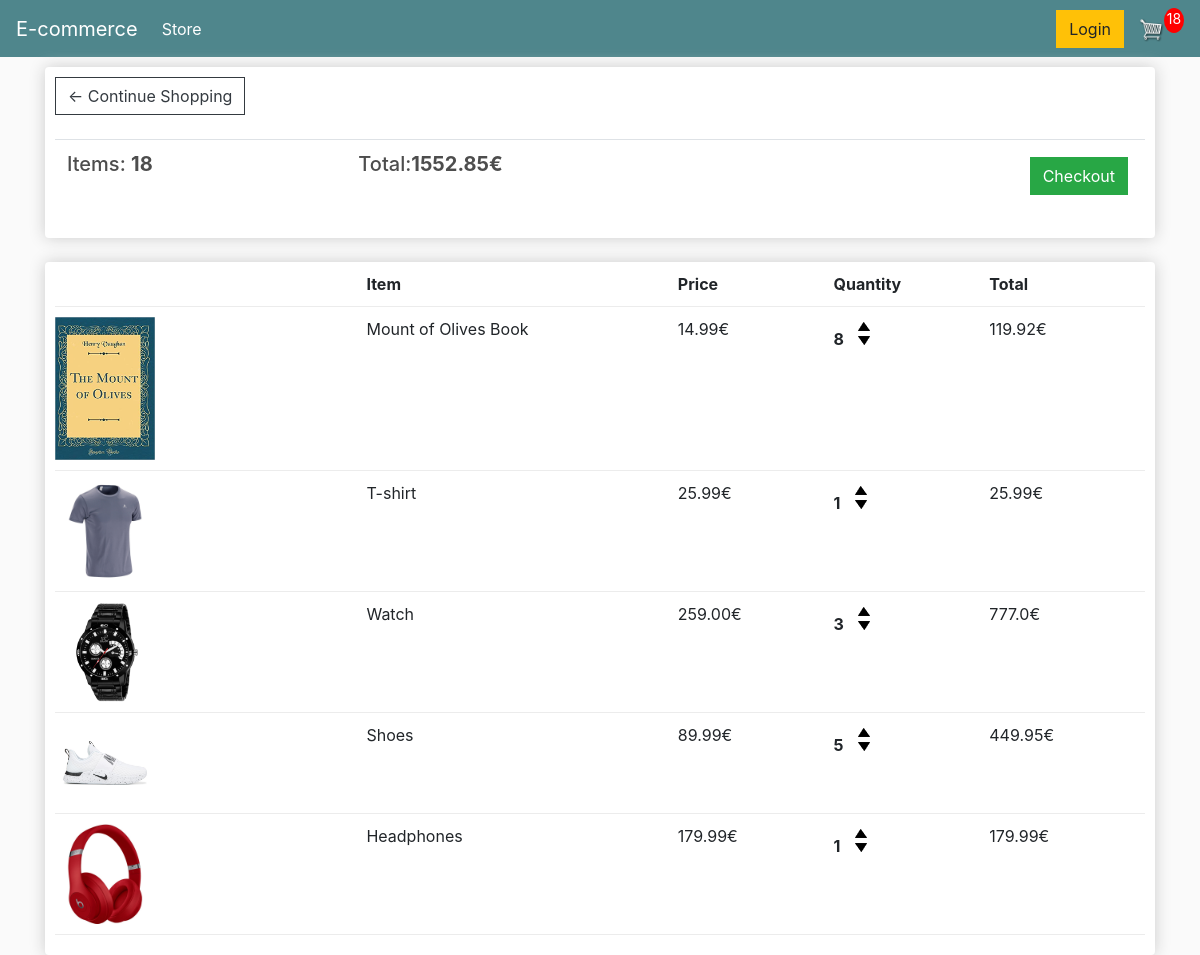
The app's page /cart/ (signed in), older data.
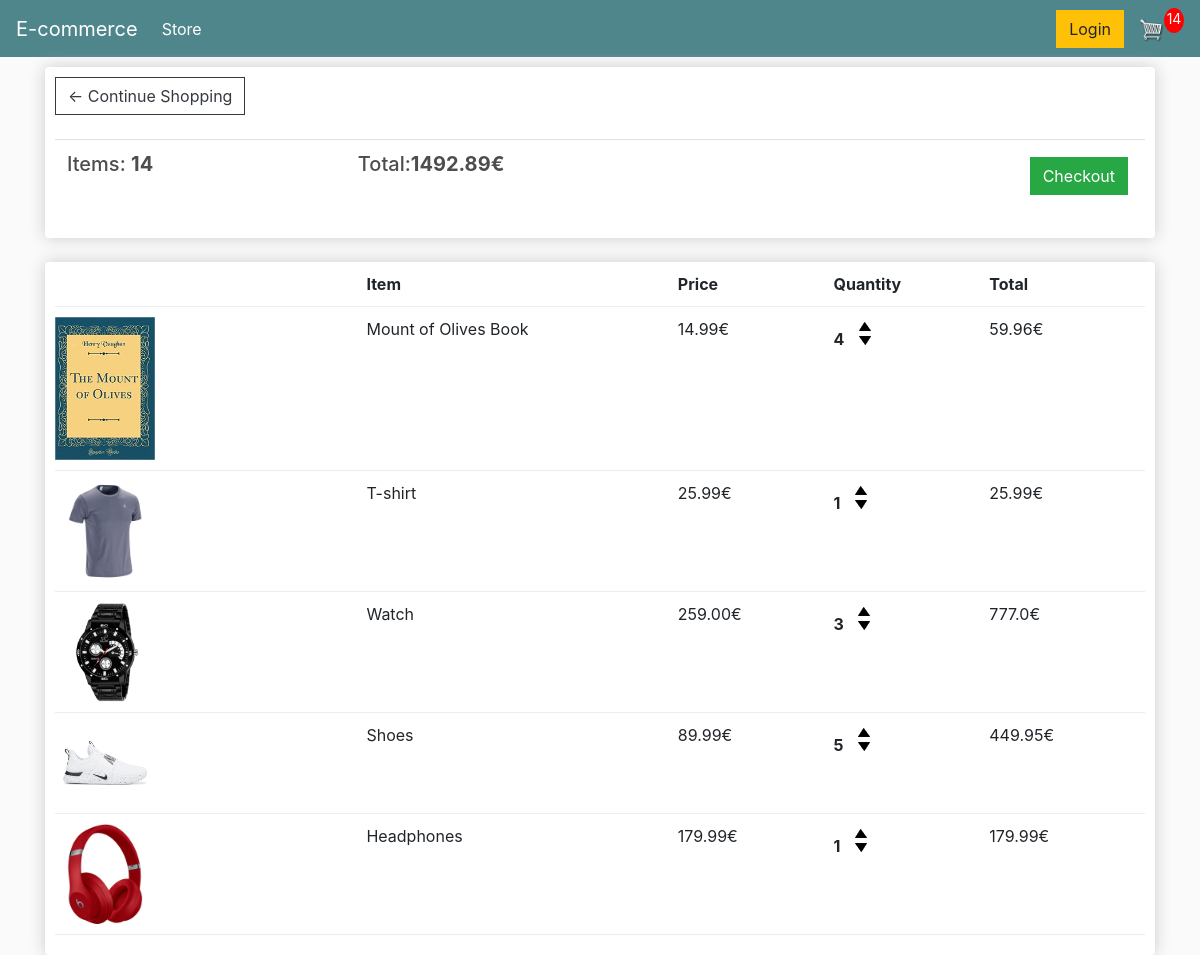
The same page, newer data.
### store/models.py (models this page shows, shortened)
class Order(models.Model):
    customer = models.ForeignKey(Customer, on_delete= models.SET_NULL, blank=True, null=True)
    date_ordered = models.DateField(auto_now_add=True)
    complete = models.BooleanField(default=False, null=True, blank=False)
    transaction_id = models.CharField(max_length=200, null=True)
    @property
    def get_cart_total(self):
        orderitems = self.orderitem_set.all()
        total = sum([item.get_total for item in orderitems])
        return total
    @property
    def get_cart_items(self):
        orderitems = self.orderitem_set.all()
        total = sum([item.quantity for item in orderitems])
        return total

class OrderItem(models.Model):
    product = models.ForeignKey(Product, on_delete= models.SET_NULL, blank=True, null=True)
    order = models.ForeignKey(Order, on_delete= models.SET_NULL, blank=True, null=True)
    quantity = models.IntegerField(default=0, null=True, blank=True)
    date_added = models.DateField(auto_now_add=True)
    @property
    def get_total(self):
        total = self.product.price * self.quantity
        return total

class Product(models.Model):
    name = models.CharField(max_length=200, null=True)
    price = models.FloatField()
    digital = models.BooleanField(default=False, null=True, blank=False)
    image = models.ImageField(null=True, blank=True)
    @property
    def imageURL(self):
        try:
            url = self.image.url
        except:
            url = ''
        return url

### store/views.py (the view)
# urls.py: path('cart/', views.cart, name='cart'),
def cart(request):
    if request.user.is_authenticated:
        customer = request.user.customer
        order, created = Order.objects.get_or_create(customer=customer, complete=False)
        items = order.orderitem_set.all()
        cartItems = order.get_cart_items
    else:
        items = []
        order = {'get_cart_total': 0, 'get_cart_items':0, 'shipping':False}
        cartItems = order['get_cart_items']
    context = {'items':items, 'order':order, 'cartItems': cartItems }
    return render(request, 'store/cart.html', context)

### store/templates/store/cart.html
{% extends 'store/main.html' %}
{% load static %}
{% block content %}
	<div class="row">
		<div class="col-lg-12">
			<div class="box-element">
				<a  class="btn btn-outline-dark" href="{% url 'store' %}">&#x2190; Continue Shopping</a>
				<br>
				<br>
				<table class="table">
					<tr>
						<th><h5>Items: <strong>{{order.get_cart_items}}</strong></h5></th>
						<th><h5>Total:<strong>{{order.get_cart_total|floatformat:2}}€</strong></h5></th>
						<th>
							<a  style="float:right; margin:5px;" class="btn btn-success" href="{% url 'checkout' %}">Checkout</a>
						</th>
					</tr>
				</table>
			</div>
			<br>
			<div class="box-element">
				<div class="cart-row">
					<div style="flex:2"></div>
					<div style="flex:2"><strong>Item</strong></div>
					<div style="flex:1"><strong>Price</strong></div>
					<div style="flex:1"><strong>Quantity</strong></div>
					<div style="flex:1"><strong>Total</strong></div>
				</div>
				{% for item in items %}
				<div class="cart-row">
					<div style="flex:2"><img class="row-image" src="{{item.product.imageURL}}"></div>
					<div style="flex:2"><p>{{item.product.name}}</p></div>
					<div style="flex:1"><p>{{item.product.price|floatformat:2}}€</p></div>
					<div style="flex:1">
						<p class="quantity">{{item.quantity}}</p>
						<div class="quantity">
							<img data-product={{item.product.id}} data-action="add" class="chg-quantity update-cart" src="{% static  'images/arrow-up.png' %}">
							<img data-product={{item.product.id}} data-action="remove" class="chg-quantity update-cart" src="{% static  'images/arrow-down.png' %}">
						</div>
					</div>
					<div style="flex:1"><p>{{item.get_total}}€</p></div>
				</div>
				{% endfor %}
			</div>
		</div>
	</div>
{% endblock content %}

Row changes from the older to the newer data that the page shows:
changed through a linked row, Order: get_cart_items "18" → "14"; get_cart_total "1552.85" → "1492.89"
changed OrderItem "Mount of Olives Book": quantity "8" → "4"; get_total "119.92" → "59.96"
Text that changed along with them:
{{ cartItems }}: "18" → "14"
